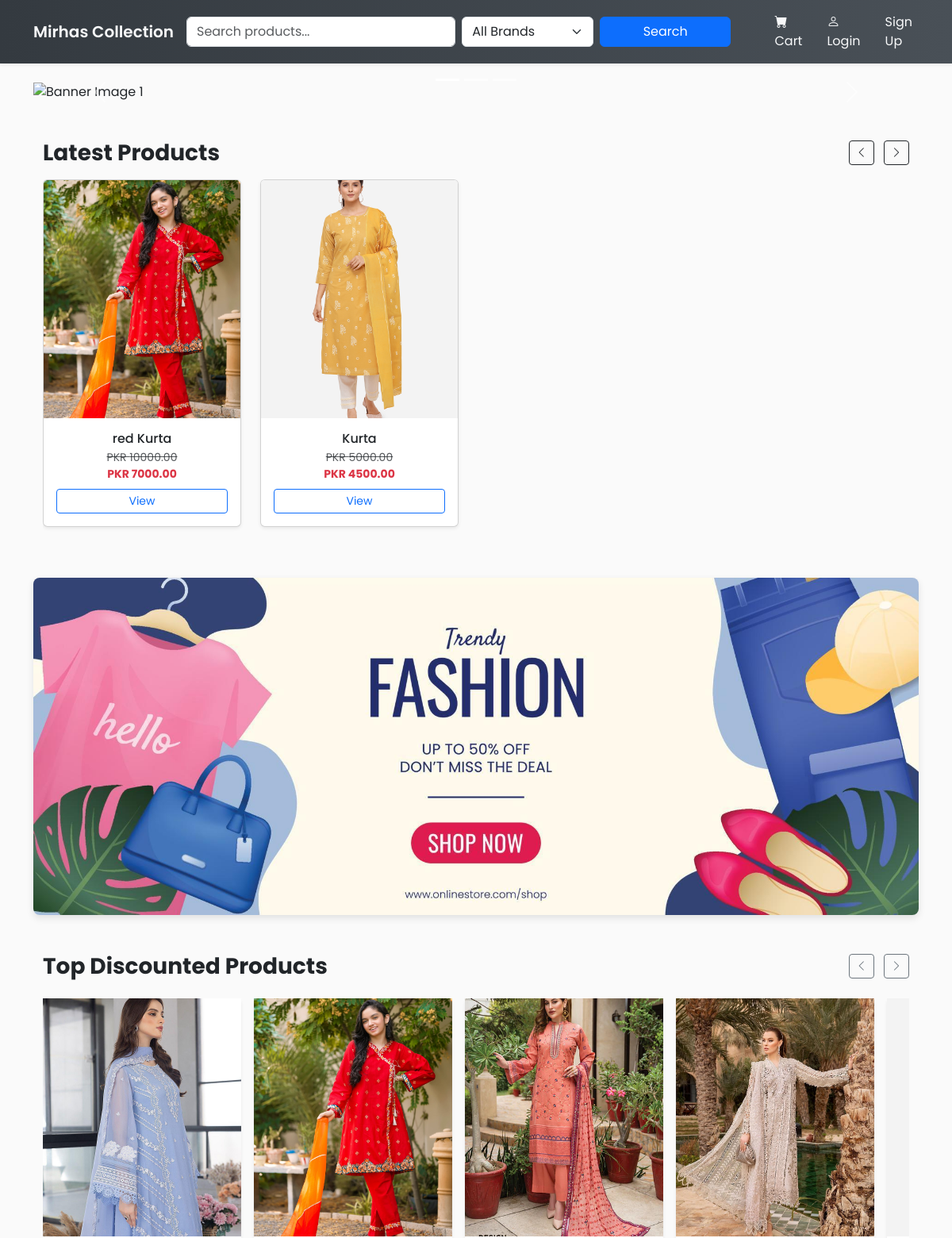
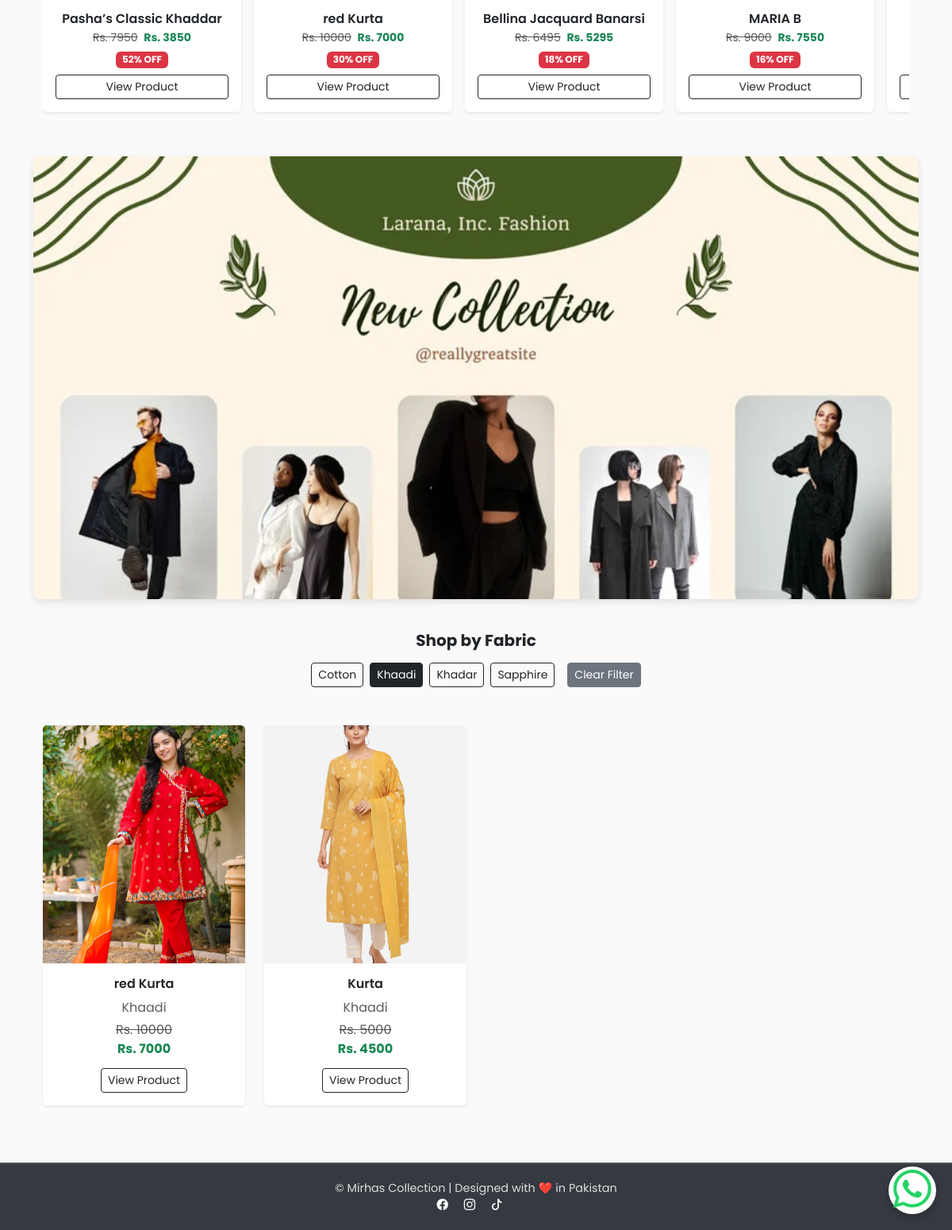
The app's page /?fabric=Khaadi with its own data (2 pictures, top to bottom).
### store/models.py (models this page shows, shortened)
class Product(models.Model):
    PRODUCT_TYPE_CHOICES = [
        ("stitched", "Stitched"),
        ("unstitched", "Unstitched"),
    ]
    PIECE_TYPE_CHOICES = [
        ("2-piece", "2 Piece"),
        ("3-piece", "3 Piece"),
    ]
    name = models.CharField(max_length=200)
    product_code = models.CharField(
        max_length=30,
        unique=True,
        editable=False,
        blank=True,
        help_text="Auto-generated unique SKU"
    )
    slug = models.SlugField(max_length=220, unique=True, blank=True)
    description = models.TextField(blank=True)
    about_product = models.TextField(blank=True, help_text="Detailed description for 'About the Product'")
    disclaimer = models.TextField(blank=True, help_text="Disclaimer for product")
    price = models.DecimalField(max_digits=10, decimal_places=2)
    discount_price = models.DecimalField(max_digits=10, decimal_places=2, null=True, blank=True)
    percentage_price = models.DecimalField(
        max_digits=5, decimal_places=2, null=True, blank=True,
        help_text="Stores the discount percentage (auto-calculated)"
    )
    product_type = models.CharField(max_length=20, choices=PRODUCT_TYPE_CHOICES, default="unstitched")
    piece_type = models.CharField(max_length=20, choices=PIECE_TYPE_CHOICES, default="3-piece")
    category = models.ForeignKey("Category", on_delete=models.SET_NULL, null=True, blank=True)
    fabric = models.CharField(max_length=100, blank=True, help_text="e.g. Lawn, Cotton, Silk")
    color = models.CharField(max_length=100, blank=True)
    sizes = models.CharField(max_length=100, blank=True, help_text="Comma-separated sizes e.g. S,M,L,XL")
    stock = models.PositiveIntegerField(default=0)
    is_active = models.BooleanField(default=True)
    image1 = models.ImageField(upload_to="products/", blank=True, null=True)
    image2 = models.ImageField(upload_to="products/", blank=True, null=True)
    delivery_nationwide = models.CharField(max_length=100, default="2-3 working days nationwide")
    delivery_international = models.CharField(max_length=100, default="International Dileveries are not currently avaiable")
    created_at = models.DateTimeField(auto_now_add=True)
    class Meta:
        ordering = ['-created_at']

### store/views.py (the view)
# urls.py: path('', views.ProductListView.as_view(), name='product_list'),
class ProductListView(ListView):
    model = Product
    template_name = 'store/product_list.html'
    context_object_name = 'products'
    paginate_by = 8
    def get_queryset(self):
        queryset = Product.objects.filter(is_active=True)
        query = self.request.GET.get('q')
        if query:
            queryset = queryset.filter(
                Q(name__icontains=query) | Q(description__icontains=query)
            )
        category_slug = self.request.GET.get('category')
        if category_slug:
            queryset = queryset.filter(category__slug=category_slug)
        fabric = self.request.GET.get('fabric')
        if fabric:
            queryset = queryset.filter(fabric__iexact=fabric)
        return queryset
    def get_context_data(self, **kwargs):
        context = super().get_context_data(**kwargs)
        context['categories'] = Category.objects.all()
        fabrics = (
            Product.objects.filter(is_active=True)
            .exclude(fabric__exact="")
            .values_list('fabric', flat=True)
        )
        unique_fabrics = sorted(set(f.strip().title() for f in fabrics if f))
        context['fabrics'] = unique_fabrics
        context['selected_fabric'] = self.request.GET.get('fabric')
        context['discounted_products'] = (
            Product.objects.filter(is_active=True, stock__gt=0, percentage_price__gt=0)
            .order_by('-percentage_price')[:10]
        )
        return context

### store/templates/store/product_list.html (shortened to what this page needs)
{% extends 'base.html' %}
{% block content %}
<div id="bannerCarousel" class="carousel slide carousel-fade" data-bs-ride="carousel">
    <div class="carousel-indicators">
        <button type="button" data-bs-target="#bannerCarousel" data-bs-slide-to="0" class="active" aria-current="true" aria-label="Slide 1"></button>
        <button type="button" data-bs-target="#bannerCarousel" data-bs-slide-to="1" aria-label="Slide 2"></button>
        <button type="button" data-bs-target="#bannerCarousel" data-bs-slide-to="2" aria-label="Slide 3"></button>
    </div>
    <div class="carousel-inner">
        <div class="carousel-item active" data-bs-interval="3000">
            <img src="/media/banner.png" class="d-block w-100" alt="Banner Image 1" style="max-height: 400px; object-fit: cover;">
        </div>
    </div>
    <button class="carousel-control-prev" type="button" data-bs-target="#bannerCarousel" data-bs-slide="prev">
        <span class="carousel-control-prev-icon" aria-hidden="true"></span>
    </button>
    <button class="carousel-control-next" type="button" data-bs-target="#bannerCarousel" data-bs-slide="next">
        <span class="carousel-control-next-icon" aria-hidden="true"></span>
    </button>
</div>
<div class="container my-5">
  <div class="d-flex justify-content-between align-items-center mb-3">
    <h3 class="fw-bold mb-0">Latest Products</h3>
    <div>
      <button class="btn btn-outline-dark btn-sm me-2" id="scrollLeft"><i class="bi bi-chevron-left"></i></button>
      <button class="btn btn-outline-dark btn-sm" id="scrollRight"><i class="bi bi-chevron-right"></i></button>
    </div>
  </div>
  <div class="scroll-container d-flex overflow-auto gap-4 pb-3" id="productScroll" style="scroll-behavior: smooth;">
    {% for product in products %}
    <div class="card shadow-sm flex-shrink-0 product-card" style="width: 250px; display: none;">
      {% if product.image1 %}
      <div class="card-img-top d-flex align-items-center justify-content-center bg-light overflow-hidden position-relative" style="height: 300px;">
          <img src="{{ product.image1.url }}" alt="{{ product.name }}" class="product-image main-image w-100 h-100 object-fit-cover">
      </div>
      {% else %}
      <div class="card-img-top d-flex align-items-center justify-content-center bg-light" style="height: 300px;">
          <span class="text-muted">No Image</span>
      </div>
      {% endif %}
      <div class="card-body d-flex flex-column text-center">
        <h6 class="card-title text-truncate mb-1" title="{{ product.name }}">{{ product.name }}</h6>
        <p class="mb-2 small">
          {% if product.discount_price %}
            <span class="text-muted text-decoration-line-through">PKR {{ product.price }}</span><br>
            <span class="text-danger fw-bold">PKR {{ product.discount_price }}</span>
          {% else %}
            <span class="fw-bold">PKR {{ product.price }}</span>
          {% endif %}
        </p>
        <a href="{% url 'product_detail' product.slug %}" class="btn btn-sm btn-outline-primary mt-auto w-100">View</a>
      </div>
    </div>
    {% empty %}
      <p class="text-center w-100">No products found.</p>
    {% endfor %}
  </div>
</div>
<div class="banner-container">
    <img src="/media/banner4.png" alt="Banner Image">
</div>
{% if discounted_products %}
<div class="container my-5">
  <div class="d-flex justify-content-between align-items-center mb-4">
    <h3 class="fw-bold mb-0">Top Discounted Products</h3>
    <div>
      <button class="btn btn-outline-secondary btn-sm me-2" id="scrollLeft">
        <i class="bi bi-chevron-left"></i>
      </button>
      <button class="btn btn-outline-secondary btn-sm" id="scrollRight">
        <i class="bi bi-chevron-right"></i>
      </button>
    </div>
  </div>
  <div class="d-flex overflow-auto gap-3 pb-2" id="discountScroll">
    {% for product in discounted_products %}
    <div class="card border-0 shadow-sm" style="min-width: 250px; flex: 0 0 auto;">
      <div class="position-relative overflow-hidden" style="height: 300px;">
        {% if product.image1 %}
          <img src="{{ product.image1.url }}" class="w-100 h-100 object-fit-cover" alt="{{ product.name }}">
        {% else %}
          <img src="/media/products/no-image.png" class="w-100 h-100 object-fit-cover" alt="No image">
        {% endif %}
      </div>
      <div class="card-body text-center">
        <h6 class="fw-semibold text-truncate mb-1">{{ product.name }}</h6>
        <p class="text-muted mb-1 small">
          <del>Rs. {{ product.price|floatformat:0 }}</del>
          <span class="text-success fw-bold ms-1">
            Rs. {{ product.discount_price|floatformat:0 }}
          </span>
        </p>
        {% if product.percentage_price %}
          <span class="badge bg-danger">{{ product.percentage_price|floatformat:0 }}% OFF</span>
        {% endif %}
        <a href="{% url 'product_detail' product.slug %}" class="btn btn-outline-dark btn-sm w-100 mt-2">
          View Product
        </a>
      </div>
    </div>
    {% endfor %}
  </div>
</div>
{% else %}
  <p class="text-center my-5 text-muted">No discounted products available.</p>
{% endif %}
<div class="banner-container">
    <img src="/media/banner5.png" alt="Banner Image">
</div>
<div class="container my-4 text-center">
  <h5 class="fw-bold mb-3">Shop by Fabric</h5>
  <div class="d-flex flex-wrap justify-content-center gap-2">
    {% for fabric in fabrics %}
      <a href="?fabric={{ fabric }}"
         class="btn btn-outline-dark btn-sm {% if selected_fabric == fabric %}active{% endif %}">
        {{ fabric|title }}
      </a>
    {% endfor %}
    {% if selected_fabric %}
      <a href="{% url 'product_list' %}" class="btn btn-sm btn-secondary ms-2">
        Clear Filter
      </a>
    {% endif %}
  </div>
</div>
<div class="container my-5">
  <div class="row g-4">
    {% for product in products %}
      <div class="col-md-3 col-sm-6">
        <div class="card border-0 shadow-sm h-100">
          {% if product.image1 %}
            <img src="{{ product.image1.url }}"
                 class="card-img-top"
                 style="height: 300px; object-fit: cover;"
                 alt="{{ product.name }}">
          {% else %}
            <img src="/media/products/no-image.png"
                 class="card-img-top"
                 style="height: 300px; object-fit: cover;"
                 alt="No image">
          {% endif %}
          <div class="card-body text-center">
            <h6 class="fw-semibold text-truncate" title="{{ product.name }}">
              {{ product.name }}
            </h6>
            <p class="text-muted mb-1">{{ product.fabric|title }}</p>
            {% if product.discount_price %}
              <p class="mb-1">
                <del class="text-muted">Rs. {{ product.price|floatformat:0 }}</del><br>
                <span class="fw-bold text-success">Rs. {{ product.discount_price|floatformat:0 }}</span>
              </p>
            {% else %}
              <p class="fw-bold text-dark">Rs. {{ product.price|floatformat:0 }}</p>
            {% endif %}
            <a href="{% url 'product_detail' product.slug %}"
               class="btn btn-outline-dark btn-sm mt-2">
              View Product
            </a>
          </div>
        </div>
      </div>
    {% empty %}
      <p class="text-center">No products available for this fabric.</p>
    {% endfor %}
  </div>
</div>
{% endblock %}

### templates/base.html (style rules this page uses)
body { font-family: 'Poppins', sans-serif; display: flex; flex-direction: column; min-height: 100vh; background-color: #fafafa; }

### store/templates/store/product_list.html (style rules this page uses)
.product-image { transition: transform 0.4s ease, opacity 0.4s ease; height: 100%; width: auto; object-fit: cover; }
.card-img-top { overflow: hidden; cursor: pointer; }
.banner-container { width: 100%; max-width: 1200px; margin: 40px auto; overflow: hidden; border-radius: 8px; box-shadow: 0 4px 10px rgba(0,0,0,0.1); }
.banner-container img { width: 100%; height: auto; display: block; }

### records on screen
Product: image1 (picture), name "red Kurta", price "10000.00", discount_price "7000.00", price "10000", discount_price "7000", percentage_price "30", fabric "Khaadi"
Product: image1 (picture), name "Kurta", price "5000.00", discount_price "4500.00", fabric "Khaadi", price "5000", discount_price "4500"
Product: image1 (picture), name "Pasha’s Classic Khaddar", price "7950", discount_price "3850", percentage_price "52"
Product: image1 (picture), name "Bellina Jacquard Banarsi", price "6495", discount_price "5295", percentage_price "18"
Product: image1 (picture), name "MARIA B", price "9000", discount_price "7550", percentage_price "16"

### other values on screen
{{ fabric|title }} "Cotton" "Khaadi" "Khadar" "Sapphire"
